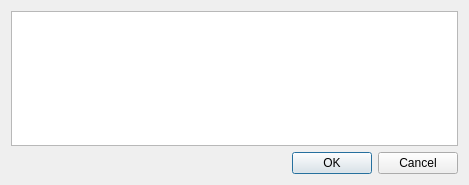
<?xml version="1.0" encoding="UTF-8"?>
<ui version="4.0">
 <class>Dialog</class>
 <widget class="QDialog" name="Dialog">
  <property name="geometry">
   <rect>
    <x>0</x>
    <y>0</y>
    <width>469</width>
    <height>185</height>
   </rect>
  </property>
  <property name="windowTitle">
   <string>Dialog</string>
  </property>
  <layout class="QGridLayout" name="gridLayout">
   <item row="0" column="0">
    <widget class="QTextBrowser" name="textBrowser"/>
   </item>
   <item row="1" column="0">
    <widget class="QDialogButtonBox" name="buttonBox">
     <property name="orientation">
      <enum>Qt::Horizontal</enum>
     </property>
     <property name="standardButtons">
      <set>QDialogButtonBox::Cancel|QDialogButtonBox::Ok</set>
     </property>
    </widget>
   </item>
  </layout>
 </widget>
 <resources/>
 <connections>
  <connection>
   <sender>buttonBox</sender>
   <signal>accepted()</signal>
   <receiver>Dialog</receiver>
   <slot>accept()</slot>
   <hints>
    <hint type="sourcelabel">
     <x>248</x>
     <y>254</y>
    </hint>
    <hint type="destinationlabel">
     <x>157</x>
     <y>274</y>
    </hint>
   </hints>
  </connection>
  <connection>
   <sender>buttonBox</sender>
   <signal>rejected()</signal>
   <receiver>Dialog</receiver>
   <slot>reject()</slot>
   <hints>
    <hint type="sourcelabel">
     <x>316</x>
     <y>260</y>
    </hint>
    <hint type="destinationlabel">
     <x>286</x>
     <y>274</y>
    </hint>
   </hints>
  </connection>
 </connections>
</ui>
